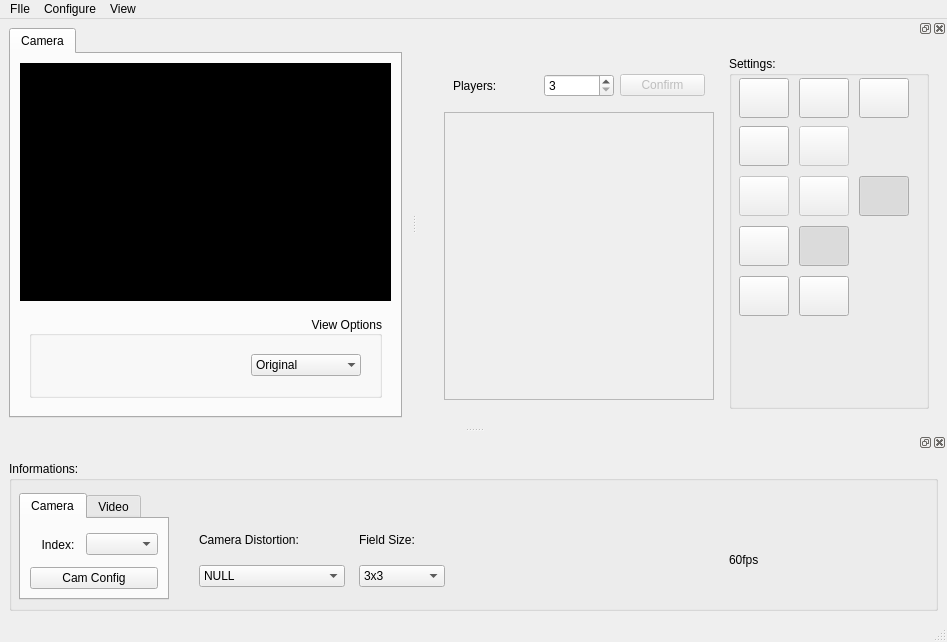
<?xml version="1.0" encoding="UTF-8"?>
<ui version="4.0">
 <class>MainVSSWindow</class>
 <widget class="QMainWindow" name="MainVSSWindow">
  <property name="geometry">
   <rect>
    <x>0</x>
    <y>0</y>
    <width>947</width>
    <height>642</height>
   </rect>
  </property>
  <property name="windowTitle">
   <string>MainWindow</string>
  </property>
  <widget class="QWidget" name="CentralWidget">
   <property name="enabled">
    <bool>true</bool>
   </property>
   <layout class="QVBoxLayout" name="verticalLayout_6">
    <item>
     <widget class="QTabWidget" name="tabWidget">
      <property name="currentIndex">
       <number>0</number>
      </property>
      <widget class="QWidget" name="cameraTab">
       <attribute name="title">
        <string>Camera</string>
       </attribute>
       <layout class="QVBoxLayout" name="verticalLayout_2">
        <item>
         <widget class="QFrame" name="cameraFrame">
          <property name="sizePolicy">
           <sizepolicy hsizetype="Expanding" vsizetype="Expanding">
            <horstretch>0</horstretch>
            <verstretch>0</verstretch>
           </sizepolicy>
          </property>
          <property name="minimumSize">
           <size>
            <width>0</width>
            <height>0</height>
           </size>
          </property>
          <property name="maximumSize">
           <size>
            <width>16777215</width>
            <height>16777215</height>
           </size>
          </property>
          <property name="styleSheet">
           <string notr="true">background-color: rgb(0, 0, 0);</string>
          </property>
          <property name="frameShape">
           <enum>QFrame::StyledPanel</enum>
          </property>
          <property name="frameShadow">
           <enum>QFrame::Raised</enum>
          </property>
          <widget class="QLabel" name="cameraLabel">
           <property name="geometry">
            <rect>
             <x>70</x>
             <y>50</y>
             <width>321</width>
             <height>221</height>
            </rect>
           </property>
           <property name="sizePolicy">
            <sizepolicy hsizetype="Expanding" vsizetype="Expanding">
             <horstretch>4</horstretch>
             <verstretch>3</verstretch>
            </sizepolicy>
           </property>
           <property name="minimumSize">
            <size>
             <width>0</width>
             <height>0</height>
            </size>
           </property>
           <property name="mouseTracking">
            <bool>true</bool>
           </property>
           <property name="autoFillBackground">
            <bool>false</bool>
           </property>
           <property name="styleSheet">
            <string notr="true">background-color: rgb(0, 0, 0);</string>
           </property>
           <property name="text">
            <string/>
           </property>
           <property name="scaledContents">
            <bool>true</bool>
           </property>
           <property name="alignment">
            <set>Qt::AlignCenter</set>
           </property>
          </widget>
         </widget>
        </item>
        <item>
         <widget class="QWidget" name="cameraWidget" native="true">
          <property name="minimumSize">
           <size>
            <width>0</width>
            <height>100</height>
           </size>
          </property>
          <layout class="QHBoxLayout" name="horizontalLayout_4">
           <item>
            <widget class="QGroupBox" name="viewOptionsGroupBox">
             <property name="title">
              <string>View Options</string>
             </property>
             <property name="alignment">
              <set>Qt::AlignRight|Qt::AlignTrailing|Qt::AlignVCenter</set>
             </property>
             <layout class="QHBoxLayout" name="horizontalLayout_5">
              <item>
               <spacer name="horizontalSpacer">
                <property name="orientation">
                 <enum>Qt::Horizontal</enum>
                </property>
                <property name="sizeHint" stdset="0">
                 <size>
                  <width>222</width>
                  <height>20</height>
                 </size>
                </property>
               </spacer>
              </item>
              <item>
               <widget class="QWidget" name="viewOptionsWidget" native="true">
                <layout class="QVBoxLayout" name="verticalLayout_5">
                 <item>
                  <widget class="QComboBox" name="visualizationComboBox">
                   <property name="minimumSize">
                    <size>
                     <width>110</width>
                     <height>22</height>
                    </size>
                   </property>
                   <property name="layoutDirection">
                    <enum>Qt::LeftToRight</enum>
                   </property>
                   <property name="sizeAdjustPolicy">
                    <enum>QComboBox::AdjustToMinimumContentsLength</enum>
                   </property>
                   <property name="frame">
                    <bool>false</bool>
                   </property>
                   <item>
                    <property name="text">
                     <string>Original</string>
                    </property>
                   </item>
                  </widget>
                 </item>
                </layout>
               </widget>
              </item>
             </layout>
            </widget>
           </item>
          </layout>
         </widget>
        </item>
       </layout>
      </widget>
     </widget>
    </item>
   </layout>
  </widget>
  <widget class="QMenuBar" name="menubar">
   <property name="geometry">
    <rect>
     <x>0</x>
     <y>0</y>
     <width>947</width>
     <height>22</height>
    </rect>
   </property>
   <widget class="QMenu" name="menuFIle">
    <property name="title">
     <string>FIle</string>
    </property>
    <addaction name="separator"/>
    <addaction name="actionClose"/>
   </widget>
   <widget class="QMenu" name="menuConfigure">
    <property name="title">
     <string>Configure</string>
    </property>
   </widget>
   <widget class="QMenu" name="menuView">
    <property name="title">
     <string>View</string>
    </property>
    <addaction name="actionMenu"/>
   </widget>
   <addaction name="menuFIle"/>
   <addaction name="menuConfigure"/>
   <addaction name="menuView"/>
  </widget>
  <widget class="QStatusBar" name="statusbar"/>
  <widget class="QDockWidget" name="informationsDockWidget">
   <property name="allowedAreas">
    <set>Qt::BottomDockWidgetArea</set>
   </property>
   <attribute name="dockWidgetArea">
    <number>8</number>
   </attribute>
   <widget class="QWidget" name="dockWidgetContents">
    <layout class="QVBoxLayout" name="verticalLayout_4">
     <item>
      <widget class="QGroupBox" name="groupBox">
       <property name="sizePolicy">
        <sizepolicy hsizetype="Expanding" vsizetype="Expanding">
         <horstretch>0</horstretch>
         <verstretch>0</verstretch>
        </sizepolicy>
       </property>
       <property name="minimumSize">
        <size>
         <width>0</width>
         <height>150</height>
        </size>
       </property>
       <property name="title">
        <string>Informations:</string>
       </property>
       <widget class="QTabWidget" name="sourceTab">
        <property name="geometry">
         <rect>
          <x>10</x>
          <y>32</y>
          <width>150</width>
          <height>107</height>
         </rect>
        </property>
        <property name="sizePolicy">
         <sizepolicy hsizetype="Expanding" vsizetype="Expanding">
          <horstretch>0</horstretch>
          <verstretch>0</verstretch>
         </sizepolicy>
        </property>
        <property name="currentIndex">
         <number>0</number>
        </property>
        <property name="tabsClosable">
         <bool>false</bool>
        </property>
        <widget class="QWidget" name="camTab">
         <attribute name="title">
          <string>Camera</string>
         </attribute>
         <layout class="QVBoxLayout" name="verticalLayout_8">
          <item>
           <widget class="QWidget" name="cameraIndexWidget" native="true">
            <layout class="QHBoxLayout" name="horizontalLayout_6">
             <property name="spacing">
              <number>0</number>
             </property>
             <property name="leftMargin">
              <number>0</number>
             </property>
             <property name="topMargin">
              <number>0</number>
             </property>
             <property name="rightMargin">
              <number>0</number>
             </property>
             <property name="bottomMargin">
              <number>0</number>
             </property>
             <item>
              <widget class="QLabel" name="cameraIndexLabel">
               <property name="enabled">
                <bool>true</bool>
               </property>
               <property name="text">
                <string>Index:</string>
               </property>
               <property name="alignment">
                <set>Qt::AlignCenter</set>
               </property>
              </widget>
             </item>
             <item>
              <widget class="QComboBox" name="cameraIndexComboBox">
               <property name="enabled">
                <bool>true</bool>
               </property>
               <property name="editable">
                <bool>false</bool>
               </property>
              </widget>
             </item>
            </layout>
           </widget>
          </item>
          <item>
           <widget class="QPushButton" name="cameraConfigPushButton">
            <property name="enabled">
             <bool>true</bool>
            </property>
            <property name="text">
             <string>Cam Config</string>
            </property>
            <property name="autoDefault">
             <bool>false</bool>
            </property>
            <property name="default">
             <bool>false</bool>
            </property>
            <property name="flat">
             <bool>false</bool>
            </property>
           </widget>
          </item>
         </layout>
        </widget>
        <widget class="QWidget" name="videoTab">
         <attribute name="title">
          <string>Video</string>
         </attribute>
         <layout class="QVBoxLayout" name="verticalLayout_7">
          <item>
           <widget class="QLabel" name="videoFileNameLabel">
            <property name="enabled">
             <bool>true</bool>
            </property>
            <property name="layoutDirection">
             <enum>Qt::LeftToRight</enum>
            </property>
            <property name="text">
             <string>Video file name:</string>
            </property>
            <property name="alignment">
             <set>Qt::AlignCenter</set>
            </property>
           </widget>
          </item>
          <item>
           <widget class="QPushButton" name="videoPathBrowsePushButton">
            <property name="enabled">
             <bool>true</bool>
            </property>
            <property name="text">
             <string>Browse...</string>
            </property>
           </widget>
          </item>
         </layout>
        </widget>
       </widget>
       <widget class="QLabel" name="mousePositionLabel">
        <property name="geometry">
         <rect>
          <x>12</x>
          <y>32</y>
          <width>16</width>
          <height>17</height>
         </rect>
        </property>
        <property name="text">
         <string/>
        </property>
       </widget>
       <widget class="QWidget" name="cameraDistortionWidget" native="true">
        <property name="geometry">
         <rect>
          <x>190</x>
          <y>60</y>
          <width>146</width>
          <height>66</height>
         </rect>
        </property>
        <layout class="QVBoxLayout" name="verticalLayout_9">
         <item>
          <widget class="QLabel" name="CameraDistortion">
           <property name="text">
            <string>Camera Distortion:</string>
           </property>
          </widget>
         </item>
         <item>
          <widget class="QComboBox" name="DistortionComboBox">
           <item>
            <property name="text">
             <string>NULL</string>
            </property>
           </item>
           <item>
            <property name="text">
             <string>ELP-USB</string>
            </property>
           </item>
          </widget>
         </item>
        </layout>
       </widget>
       <widget class="QWidget" name="fieldSizeWidget" native="true">
        <property name="geometry">
         <rect>
          <x>350</x>
          <y>60</y>
          <width>86</width>
          <height>66</height>
         </rect>
        </property>
        <layout class="QVBoxLayout" name="verticalLayout_10">
         <item>
          <widget class="QLabel" name="fieldSizeLabel">
           <property name="text">
            <string>Field Size:</string>
           </property>
          </widget>
         </item>
         <item>
          <widget class="QComboBox" name="fieldSizeComboBox">
           <item>
            <property name="text">
             <string>3x3</string>
            </property>
           </item>
           <item>
            <property name="text">
             <string>5x5</string>
            </property>
           </item>
          </widget>
         </item>
        </layout>
       </widget>
       <widget class="QLabel" name="fpsLabel">
        <property name="geometry">
         <rect>
          <x>720</x>
          <y>90</y>
          <width>200</width>
          <height>17</height>
         </rect>
        </property>
        <property name="text">
         <string>60fps</string>
        </property>
       </widget>
      </widget>
     </item>
    </layout>
   </widget>
  </widget>
  <widget class="QDockWidget" name="settingsDockWidget">
   <property name="allowedAreas">
    <set>Qt::RightDockWidgetArea</set>
   </property>
   <attribute name="dockWidgetArea">
    <number>2</number>
   </attribute>
   <widget class="QWidget" name="dockWidgetContents_2">
    <layout class="QHBoxLayout" name="horizontalLayout">
     <item>
      <widget class="QWidget" name="widget_3" native="true">
       <property name="sizePolicy">
        <sizepolicy hsizetype="Preferred" vsizetype="Preferred">
         <horstretch>0</horstretch>
         <verstretch>0</verstretch>
        </sizepolicy>
       </property>
       <layout class="QHBoxLayout" name="horizontalLayout_3">
        <item>
         <widget class="QWidget" name="widget" native="true">
          <property name="sizePolicy">
           <sizepolicy hsizetype="Preferred" vsizetype="Preferred">
            <horstretch>0</horstretch>
            <verstretch>0</verstretch>
           </sizepolicy>
          </property>
          <property name="maximumSize">
           <size>
            <width>350</width>
            <height>16777215</height>
           </size>
          </property>
          <layout class="QVBoxLayout" name="verticalLayout">
           <item>
            <widget class="QWidget" name="numberOfPlayersWidget" native="true">
             <property name="sizePolicy">
              <sizepolicy hsizetype="Preferred" vsizetype="Preferred">
               <horstretch>0</horstretch>
               <verstretch>0</verstretch>
              </sizepolicy>
             </property>
             <layout class="QHBoxLayout" name="horizontalLayout_2">
              <item>
               <widget class="QLabel" name="numberOfPlayersLabel">
                <property name="text">
                 <string>Players:</string>
                </property>
               </widget>
              </item>
              <item>
               <widget class="QSpinBox" name="numberOfPlayersSpinBox">
                <property name="maximumSize">
                 <size>
                  <width>70</width>
                  <height>16777215</height>
                 </size>
                </property>
                <property name="minimum">
                 <number>3</number>
                </property>
                <property name="maximum">
                 <number>11</number>
                </property>
                <property name="value">
                 <number>3</number>
                </property>
               </widget>
              </item>
              <item>
               <widget class="QPushButton" name="numbetOfPlayersConfirm">
                <property name="enabled">
                 <bool>false</bool>
                </property>
                <property name="maximumSize">
                 <size>
                  <width>100</width>
                  <height>16777215</height>
                 </size>
                </property>
                <property name="text">
                 <string>Confirm</string>
                </property>
                <property name="checkable">
                 <bool>false</bool>
                </property>
               </widget>
              </item>
             </layout>
            </widget>
           </item>
           <item>
            <widget class="QScrollArea" name="robotsScrollArea">
             <property name="minimumSize">
              <size>
               <width>270</width>
               <height>0</height>
              </size>
             </property>
             <property name="maximumSize">
              <size>
               <width>16777215</width>
               <height>16777215</height>
              </size>
             </property>
             <property name="autoFillBackground">
              <bool>true</bool>
             </property>
             <property name="widgetResizable">
              <bool>true</bool>
             </property>
             <widget class="QWidget" name="scrollAreaWidgetContents">
              <property name="geometry">
               <rect>
                <x>0</x>
                <y>0</y>
                <width>268</width>
                <height>285</height>
               </rect>
              </property>
              <property name="autoFillBackground">
               <bool>true</bool>
              </property>
              <layout class="QVBoxLayout" name="verticalLayout_3"/>
             </widget>
            </widget>
           </item>
          </layout>
         </widget>
        </item>
        <item>
         <widget class="QGroupBox" name="groupBox_2">
          <property name="sizePolicy">
           <sizepolicy hsizetype="Preferred" vsizetype="Preferred">
            <horstretch>0</horstretch>
            <verstretch>0</verstretch>
           </sizepolicy>
          </property>
          <property name="minimumSize">
           <size>
            <width>200</width>
            <height>0</height>
           </size>
          </property>
          <property name="maximumSize">
           <size>
            <width>350</width>
            <height>16777215</height>
           </size>
          </property>
          <property name="title">
           <string>Settings:</string>
          </property>
          <widget class="QPushButton" name="halfPushButton">
           <property name="geometry">
            <rect>
             <x>70</x>
             <y>170</y>
             <width>50</width>
             <height>40</height>
            </rect>
           </property>
           <property name="toolTip">
            <string>&lt;html&gt;&lt;head/&gt;&lt;body&gt;&lt;p&gt;FIrst or second half button&lt;/p&gt;&lt;p&gt;This button toggles between first and second half of the game.&lt;/p&gt;&lt;p&gt;&lt;br/&gt;&lt;/p&gt;&lt;p&gt;The shortcut for this button is the letter '=' in the keyboard.&lt;/p&gt;&lt;/body&gt;&lt;/html&gt;</string>
           </property>
           <property name="text">
            <string/>
           </property>
           <property name="icon">
            <iconset resource="../iconTools/icontools.qrc">
             <normaloff>:/image/icon/field2.png</normaloff>
             <normalon>:/image/icon/field1.png</normalon>
             <disabledon>:/image/icon/field1.png</disabledon>
             <activeon>:/image/icon/field1.png</activeon>
             <selectedon>:/image/icon/field1.png</selectedon>:/image/icon/field2.png</iconset>
           </property>
           <property name="iconSize">
            <size>
             <width>32</width>
             <height>32</height>
            </size>
           </property>
           <property name="shortcut">
            <string>=</string>
           </property>
           <property name="checkable">
            <bool>true</bool>
           </property>
           <property name="checked">
            <bool>true</bool>
           </property>
          </widget>
          <widget class="QPushButton" name="capturePushButton">
           <property name="geometry">
            <rect>
             <x>10</x>
             <y>22</y>
             <width>50</width>
             <height>40</height>
            </rect>
           </property>
           <property name="toolTip">
            <string>&lt;html&gt;&lt;head/&gt;&lt;body&gt;&lt;p&gt;Start Capture Button&lt;/p&gt;&lt;p&gt;When this button is pressed, the application starts to get frames from the video or camera.&lt;/p&gt;&lt;p&gt;The shortcut of this button is the number 1.&lt;/p&gt;&lt;/body&gt;&lt;/html&gt;</string>
           </property>
           <property name="autoFillBackground">
            <bool>false</bool>
           </property>
           <property name="text">
            <string/>
           </property>
           <property name="icon">
            <iconset resource="../iconTools/icontools.qrc">
             <normaloff>:/image/icon/006-video-camera.png</normaloff>:/image/icon/006-video-camera.png</iconset>
           </property>
           <property name="iconSize">
            <size>
             <width>30</width>
             <height>30</height>
            </size>
           </property>
           <property name="shortcut">
            <string>1</string>
           </property>
           <property name="checkable">
            <bool>true</bool>
           </property>
           <property name="checked">
            <bool>false</bool>
           </property>
          </widget>
          <widget class="QPushButton" name="recordPushButton">
           <property name="enabled">
            <bool>true</bool>
           </property>
           <property name="geometry">
            <rect>
             <x>130</x>
             <y>22</y>
             <width>50</width>
             <height>40</height>
            </rect>
           </property>
           <property name="toolTip">
            <string>&lt;html&gt;&lt;head/&gt;&lt;body&gt;&lt;p&gt;Set Record Button&lt;/p&gt;&lt;p&gt;This button starts the record of the video. The popup asking the path and name of the video will appears once you start to record and set the start all button or the start capture button.&lt;/p&gt;&lt;p&gt;The shortcut of this button is the number 0.&lt;/p&gt;&lt;/body&gt;&lt;/html&gt;</string>
           </property>
           <property name="text">
            <string/>
           </property>
           <property name="icon">
            <iconset resource="../iconTools/icontools.qrc">
             <normaloff>:/image/icon/001-rec-button.png</normaloff>:/image/icon/001-rec-button.png</iconset>
           </property>
           <property name="iconSize">
            <size>
             <width>30</width>
             <height>30</height>
            </size>
           </property>
           <property name="shortcut">
            <string>0</string>
           </property>
           <property name="checkable">
            <bool>true</bool>
           </property>
          </widget>
          <widget class="QPushButton" name="visionInitPushButton">
           <property name="enabled">
            <bool>false</bool>
           </property>
           <property name="geometry">
            <rect>
             <x>10</x>
             <y>120</y>
             <width>50</width>
             <height>40</height>
            </rect>
           </property>
           <property name="toolTip">
            <string>&lt;html&gt;&lt;head/&gt;&lt;body&gt;&lt;p&gt;Start VIsion Button&lt;/p&gt;&lt;p&gt;This button starts the computational vision system.&lt;/p&gt;&lt;p&gt;&lt;br/&gt;&lt;/p&gt;&lt;p&gt;The shortcut of this button is the number 3.&lt;/p&gt;&lt;/body&gt;&lt;/html&gt;</string>
           </property>
           <property name="text">
            <string/>
           </property>
           <property name="icon">
            <iconset resource="../iconTools/icontools.qrc">
             <normaloff>:/image/icon/016-eye.png</normaloff>:/image/icon/016-eye.png</iconset>
           </property>
           <property name="iconSize">
            <size>
             <width>30</width>
             <height>30</height>
            </size>
           </property>
           <property name="shortcut">
            <string>3</string>
           </property>
           <property name="checkable">
            <bool>true</bool>
           </property>
           <property name="flat">
            <bool>false</bool>
           </property>
          </widget>
          <widget class="QPushButton" name="maggicSegmentationButton">
           <property name="enabled">
            <bool>true</bool>
           </property>
           <property name="geometry">
            <rect>
             <x>130</x>
             <y>120</y>
             <width>50</width>
             <height>40</height>
            </rect>
           </property>
           <property name="toolTip">
            <string>&lt;html&gt;&lt;head/&gt;&lt;body&gt;&lt;p&gt;Configure Vision Button&lt;/p&gt;&lt;p&gt;This button opens the configuration of the automatic segmentation system in a new window.&lt;/p&gt;&lt;p&gt;&lt;br/&gt;&lt;/p&gt;&lt;p&gt;The shortcut of this button is the letter m in the keyboard.&lt;/p&gt;&lt;/body&gt;&lt;/html&gt;</string>
           </property>
           <property name="text">
            <string/>
           </property>
           <property name="icon">
            <iconset resource="../iconTools/icontools.qrc">
             <normaloff>:/image/icon/030-wand.png</normaloff>:/image/icon/030-wand.png</iconset>
           </property>
           <property name="iconSize">
            <size>
             <width>30</width>
             <height>30</height>
            </size>
           </property>
           <property name="shortcut">
            <string>M</string>
           </property>
           <property name="checkable">
            <bool>true</bool>
           </property>
           <property name="checked">
            <bool>true</bool>
           </property>
           <property name="flat">
            <bool>false</bool>
           </property>
          </widget>
          <widget class="QPushButton" name="primaryColor">
           <property name="geometry">
            <rect>
             <x>10</x>
             <y>170</y>
             <width>50</width>
             <height>40</height>
            </rect>
           </property>
           <property name="toolTip">
            <string>&lt;html&gt;&lt;head/&gt;&lt;body&gt;&lt;p&gt;Primary color button&lt;/p&gt;&lt;p&gt;This button toggles between the blue color and the yellow color as primary color to your team.&lt;/p&gt;&lt;p&gt;&lt;br/&gt;&lt;/p&gt;&lt;p&gt;The shortcut for this button is key '-' in the keyboard.&lt;/p&gt;&lt;/body&gt;&lt;/html&gt;</string>
           </property>
           <property name="text">
            <string/>
           </property>
           <property name="icon">
            <iconset resource="../iconTools/icontools.qrc">
             <normaloff>:/image/icon/013-blueFlag.png</normaloff>
             <normalon>:/image/icon/014-yellowFlag.png</normalon>
             <activeon>:/image/icon/014-yellowFlag.png</activeon>
             <selectedon>:/image/icon/014-yellowFlag.png</selectedon>:/image/icon/013-blueFlag.png</iconset>
           </property>
           <property name="iconSize">
            <size>
             <width>32</width>
             <height>32</height>
            </size>
           </property>
           <property name="shortcut">
            <string>-</string>
           </property>
           <property name="checkable">
            <bool>true</bool>
           </property>
           <property name="checked">
            <bool>false</bool>
           </property>
           <property name="autoRepeatDelay">
            <number>0</number>
           </property>
           <property name="autoRepeatInterval">
            <number>0</number>
           </property>
           <property name="default">
            <bool>false</bool>
           </property>
           <property name="flat">
            <bool>false</bool>
           </property>
          </widget>
          <widget class="QPushButton" name="calibrateFieldPointspushButton">
           <property name="enabled">
            <bool>false</bool>
           </property>
           <property name="geometry">
            <rect>
             <x>70</x>
             <y>70</y>
             <width>50</width>
             <height>40</height>
            </rect>
           </property>
           <property name="toolTip">
            <string>&lt;html&gt;&lt;head/&gt;&lt;body&gt;&lt;p&gt;Field Points Calibration Button&lt;/p&gt;&lt;p&gt;This button opens a new window where you can calibrate the field points to the field crop function beside this button.&lt;/p&gt;&lt;p&gt;&lt;br/&gt;&lt;/p&gt;&lt;p&gt;The shortcut of this button is the letter c in the keyboard.&lt;/p&gt;&lt;/body&gt;&lt;/html&gt;</string>
           </property>
           <property name="text">
            <string/>
           </property>
           <property name="icon">
            <iconset resource="../iconTools/icontools.qrc">
             <normaloff>:/image/icon/003-football-field-in-perspective.png</normaloff>:/image/icon/003-football-field-in-perspective.png</iconset>
           </property>
           <property name="iconSize">
            <size>
             <width>32</width>
             <height>32</height>
            </size>
           </property>
           <property name="shortcut">
            <string>F</string>
           </property>
          </widget>
          <widget class="QPushButton" name="startAllPushButton">
           <property name="geometry">
            <rect>
             <x>70</x>
             <y>22</y>
             <width>50</width>
             <height>40</height>
            </rect>
           </property>
           <property name="toolTip">
            <string>&lt;html&gt;&lt;head/&gt;&lt;body&gt;&lt;p&gt;Start All Button&lt;/p&gt;&lt;p&gt;This button Start the capture, start the computational vision system, the strategy system as well as the communication system. Also, this button enables the camera crop in the visualization panel.&lt;/p&gt;&lt;p&gt;The shortcut of this button is the key ' in the keyboard.&lt;/p&gt;&lt;/body&gt;&lt;/html&gt;</string>
           </property>
           <property name="text">
            <string/>
           </property>
           <property name="icon">
            <iconset resource="../iconTools/icontools.qrc">
             <normaloff>:/image/icon/005-power-button.png</normaloff>
             <normalon>:/image/icon/004-pause.png</normalon>:/image/icon/005-power-button.png</iconset>
           </property>
           <property name="iconSize">
            <size>
             <width>30</width>
             <height>30</height>
            </size>
           </property>
           <property name="shortcut">
            <string>'</string>
           </property>
           <property name="checkable">
            <bool>true</bool>
           </property>
           <property name="checked">
            <bool>false</bool>
           </property>
          </widget>
          <widget class="QPushButton" name="visionConfigurePushButton">
           <property name="enabled">
            <bool>false</bool>
           </property>
           <property name="geometry">
            <rect>
             <x>70</x>
             <y>120</y>
             <width>50</width>
             <height>40</height>
            </rect>
           </property>
           <property name="toolTip">
            <string>&lt;html&gt;&lt;head/&gt;&lt;body&gt;&lt;p&gt;Configure Vision Button&lt;/p&gt;&lt;p&gt;   This button opens the configuration of the computational vision system in a new window.&lt;/p&gt;&lt;p&gt;&lt;br/&gt;&lt;/p&gt;&lt;p&gt;The shortcut of this button is the letter v in the keyboard.&lt;/p&gt;&lt;/body&gt;&lt;/html&gt;</string>
           </property>
           <property name="text">
            <string/>
           </property>
           <property name="icon">
            <iconset resource="../iconTools/icontools.qrc">
             <normaloff>:/image/icon/012-settings-work-tool.png</normaloff>:/image/icon/012-settings-work-tool.png</iconset>
           </property>
           <property name="iconSize">
            <size>
             <width>30</width>
             <height>30</height>
            </size>
           </property>
           <property name="shortcut">
            <string>V</string>
           </property>
           <property name="flat">
            <bool>false</bool>
           </property>
          </widget>
          <widget class="QPushButton" name="cutFieldPushButton">
           <property name="geometry">
            <rect>
             <x>10</x>
             <y>70</y>
             <width>50</width>
             <height>40</height>
            </rect>
           </property>
           <property name="toolTip">
            <string>&lt;html&gt;&lt;head/&gt;&lt;body&gt;&lt;p&gt;Cut Field Button&lt;/p&gt;&lt;p&gt;This button enables the field crop funtion. You can disable it at any time. The strategy and vision system may not work properly without this option marked. To configure the field crop area see the button beside this one.&lt;/p&gt;&lt;p&gt;&lt;br/&gt;&lt;/p&gt;&lt;p&gt;The shortcut of this button is the number 2.&lt;/p&gt;&lt;/body&gt;&lt;/html&gt;</string>
           </property>
           <property name="autoFillBackground">
            <bool>false</bool>
           </property>
           <property name="text">
            <string/>
           </property>
           <property name="icon">
            <iconset resource="../iconTools/icontools.qrc">
             <normaloff>:/image/icon/002-crop-symbol.png</normaloff>:/image/icon/002-crop-symbol.png</iconset>
           </property>
           <property name="iconSize">
            <size>
             <width>32</width>
             <height>32</height>
            </size>
           </property>
           <property name="shortcut">
            <string>2</string>
           </property>
           <property name="checkable">
            <bool>true</bool>
           </property>
           <property name="checked">
            <bool>false</bool>
           </property>
          </widget>
          <widget class="QPushButton" name="playNNButton">
           <property name="geometry">
            <rect>
             <x>10</x>
             <y>220</y>
             <width>50</width>
             <height>40</height>
            </rect>
           </property>
           <property name="toolTip">
            <string>&lt;html&gt;&lt;head/&gt;&lt;body&gt;&lt;p&gt;Play/Pause Button&lt;/p&gt;&lt;p&gt;This button toggles between the blue color and the yellow color as primary color to your team.&lt;/p&gt;&lt;p&gt;&lt;br/&gt;&lt;/p&gt;&lt;p&gt;The shortcut for this button is key 'p' in the keyboard.&lt;/p&gt;&lt;/body&gt;&lt;/html&gt;</string>
           </property>
           <property name="text">
            <string/>
           </property>
           <property name="icon">
            <iconset resource="../iconTools/icontools.qrc">
             <normaloff>:/image/icon/play.png</normaloff>
             <normalon>:/image/icon/pause.png</normalon>
             <activeon>:/image/icon/pause.png</activeon>
             <selectedon>:/image/icon/pause.png</selectedon>:/image/icon/play.png</iconset>
           </property>
           <property name="iconSize">
            <size>
             <width>32</width>
             <height>32</height>
            </size>
           </property>
           <property name="shortcut">
            <string>P</string>
           </property>
           <property name="checkable">
            <bool>true</bool>
           </property>
           <property name="checked">
            <bool>false</bool>
           </property>
           <property name="autoRepeatDelay">
            <number>0</number>
           </property>
           <property name="autoRepeatInterval">
            <number>0</number>
           </property>
           <property name="default">
            <bool>false</bool>
           </property>
           <property name="flat">
            <bool>false</bool>
           </property>
          </widget>
          <widget class="QPushButton" name="stopButton">
           <property name="geometry">
            <rect>
             <x>70</x>
             <y>220</y>
             <width>50</width>
             <height>40</height>
            </rect>
           </property>
           <property name="toolTip">
            <string>&lt;html&gt;&lt;head/&gt;&lt;body&gt;&lt;p&gt;Play/Pause Button&lt;/p&gt;&lt;p&gt;This button toggles between the blue color and the yellow color as primary color to your team.&lt;/p&gt;&lt;p&gt;&lt;br/&gt;&lt;/p&gt;&lt;p&gt;The shortcut for this button is key 'p' in the keyboard.&lt;/p&gt;&lt;/body&gt;&lt;/html&gt;</string>
           </property>
           <property name="text">
            <string/>
           </property>
           <property name="icon">
            <iconset resource="../iconTools/icontools.qrc">
             <normaloff>:/image/icon/stop.png</normaloff>:/image/icon/stop.png</iconset>
           </property>
           <property name="iconSize">
            <size>
             <width>32</width>
             <height>32</height>
            </size>
           </property>
           <property name="shortcut">
            <string>Space</string>
           </property>
           <property name="checkable">
            <bool>false</bool>
           </property>
           <property name="checked">
            <bool>false</bool>
           </property>
           <property name="autoRepeatDelay">
            <number>0</number>
           </property>
           <property name="autoRepeatInterval">
            <number>0</number>
           </property>
           <property name="default">
            <bool>false</bool>
           </property>
           <property name="flat">
            <bool>false</bool>
           </property>
          </widget>
         </widget>
        </item>
       </layout>
      </widget>
     </item>
    </layout>
   </widget>
  </widget>
  <action name="actionClose">
   <property name="text">
    <string>Close</string>
   </property>
  </action>
  <action name="actionMenu">
   <property name="text">
    <string>Menu</string>
   </property>
  </action>
 </widget>
 <resources>
  <include location="../iconTools/icontools.qrc"/>
 </resources>
 <connections/>
</ui>
